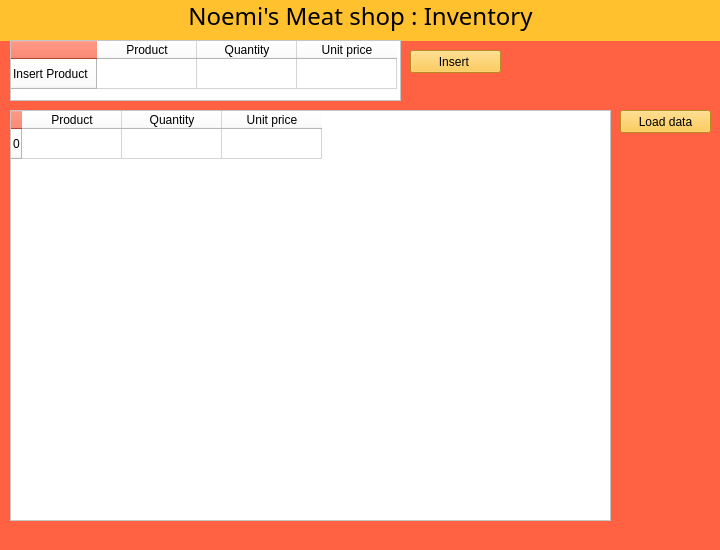
<?xml version="1.0" encoding="UTF-8"?>
<ui version="4.0">
 <class>MainWindow</class>
 <widget class="QMainWindow" name="MainWindow">
  <property name="geometry">
   <rect>
    <x>0</x>
    <y>0</y>
    <width>720</width>
    <height>550</height>
   </rect>
  </property>
  <property name="minimumSize">
   <size>
    <width>720</width>
    <height>550</height>
   </size>
  </property>
  <property name="maximumSize">
   <size>
    <width>720</width>
    <height>550</height>
   </size>
  </property>
  <property name="windowTitle">
   <string>MainWindow</string>
  </property>
  <property name="styleSheet">
   <string notr="true">background-color: rgb(255, 97, 66);</string>
  </property>
  <widget class="QWidget" name="centralwidget">
   <widget class="QLabel" name="label_2">
    <property name="geometry">
     <rect>
      <x>0</x>
      <y>-10</y>
      <width>721</width>
      <height>51</height>
     </rect>
    </property>
    <property name="font">
     <font>
      <family>Papyrus</family>
      <pointsize>18</pointsize>
     </font>
    </property>
    <property name="styleSheet">
     <string notr="true">background-color: rgb(255, 193, 46);</string>
    </property>
    <property name="text">
     <string>Noemi's Meat shop : Inventory</string>
    </property>
    <property name="alignment">
     <set>Qt::AlignCenter</set>
    </property>
   </widget>
   <widget class="QPushButton" name="pushButton">
    <property name="geometry">
     <rect>
      <x>410</x>
      <y>50</y>
      <width>91</width>
      <height>23</height>
     </rect>
    </property>
    <property name="styleSheet">
     <string notr="true">background-color: rgb(255, 193, 46);</string>
    </property>
    <property name="text">
     <string>Insert </string>
    </property>
   </widget>
   <widget class="QTableWidget" name="tableWidget">
    <property name="geometry">
     <rect>
      <x>10</x>
      <y>40</y>
      <width>391</width>
      <height>61</height>
     </rect>
    </property>
    <property name="styleSheet">
     <string notr="true">background-color: rgb(255, 255, 255);</string>
    </property>
    <row>
     <property name="text">
      <string>Insert Product</string>
     </property>
    </row>
    <column>
     <property name="text">
      <string>Product</string>
     </property>
    </column>
    <column>
     <property name="text">
      <string>Quantity</string>
     </property>
    </column>
    <column>
     <property name="text">
      <string>Unit price</string>
     </property>
    </column>
   </widget>
   <widget class="QTableWidget" name="tableWidget_2">
    <property name="geometry">
     <rect>
      <x>10</x>
      <y>110</y>
      <width>601</width>
      <height>411</height>
     </rect>
    </property>
    <property name="styleSheet">
     <string notr="true">background-color: rgb(255, 255, 255);</string>
    </property>
    <row>
     <property name="text">
      <string>0</string>
     </property>
    </row>
    <column>
     <property name="text">
      <string>Product</string>
     </property>
    </column>
    <column>
     <property name="text">
      <string>Quantity</string>
     </property>
    </column>
    <column>
     <property name="text">
      <string>Unit price</string>
     </property>
    </column>
   </widget>
   <widget class="QPushButton" name="pushButton_2">
    <property name="geometry">
     <rect>
      <x>620</x>
      <y>110</y>
      <width>91</width>
      <height>23</height>
     </rect>
    </property>
    <property name="styleSheet">
     <string notr="true">background-color: rgb(255, 193, 46);</string>
    </property>
    <property name="text">
     <string>Load data</string>
    </property>
   </widget>
  </widget>
 </widget>
 <resources/>
 <connections/>
</ui>
